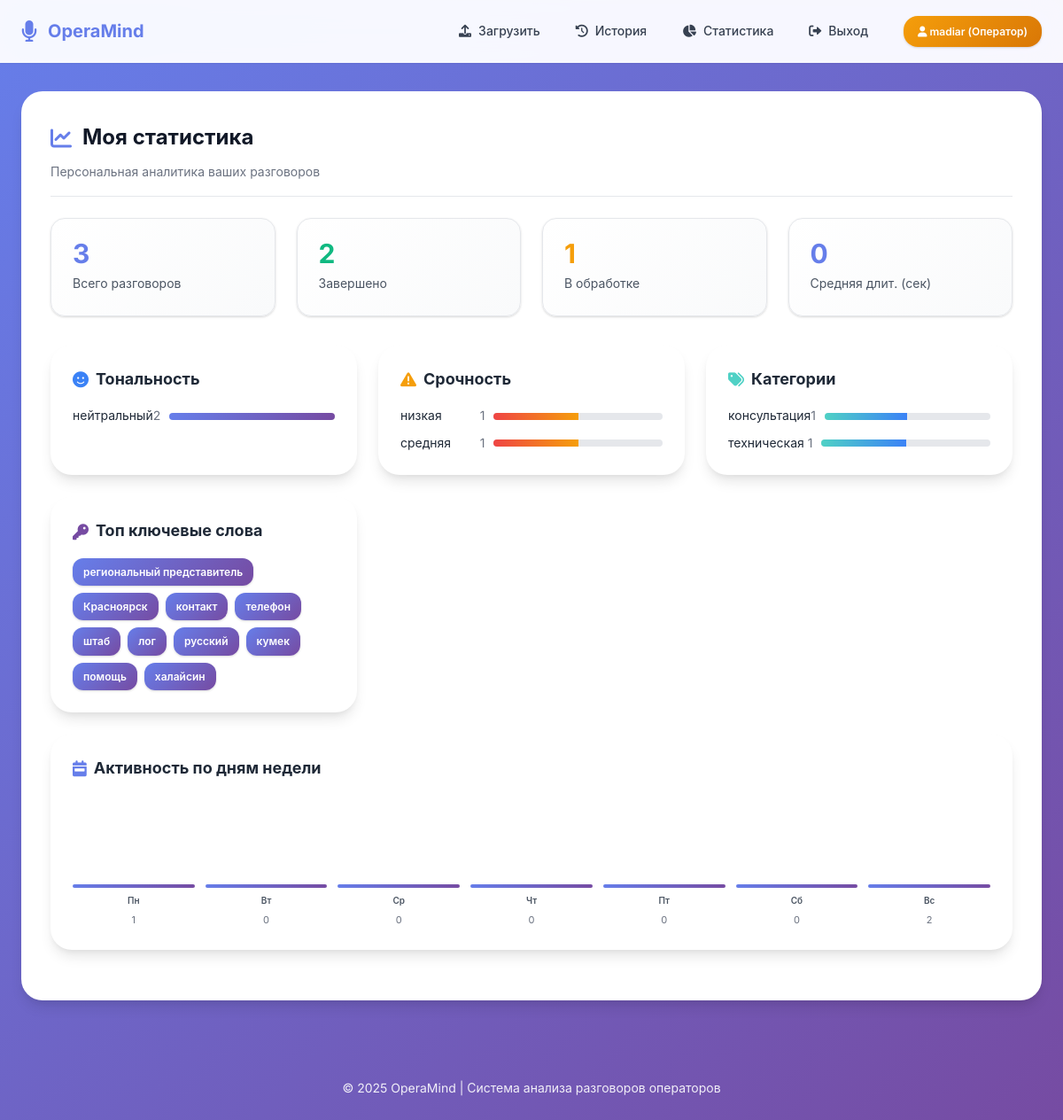
Screenshot of /stats (signed in) with the database file from the repository.
### models.py (models this page shows, shortened)
class User(UserMixin, db.Model):
    id = db.Column(db.Integer, primary_key=True)
    username = db.Column(db.String(80), unique=True, nullable=False)
    password_hash = db.Column(db.String(200), nullable=False)
    email = db.Column(db.String(120), unique=True, nullable=True)
    created_at = db.Column(db.DateTime, default=datetime.utcnow)
    last_login = db.Column(db.DateTime)
    is_active = db.Column(db.Boolean, default=True)
    role = db.Column(db.Enum(UserRole), default=UserRole.OPERATOR, nullable=False)
    is_admin = db.Column(db.Boolean, default=False)  # Обратная совместимость
    full_name = db.Column(db.String(200))
    department = db.Column(db.String(100))
    phone = db.Column(db.String(20))
    conversations = db.relationship('Conversation', backref='user', lazy=True, cascade='all, delete-orphan')
    @property
    def is_administrator(self):
        return self.role == UserRole.ADMIN or self.is_admin
    @property
    def is_operator(self):
        return self.role == UserRole.OPERATOR
    @property
    def role_display(self):
        role_names = {
            UserRole.USER: "Пользователь",
            UserRole.OPERATOR: "Оператор",
            UserRole.ADMIN: "Администратор"
        }
        return role_names.get(self.role, "Неизвестно")

class Analysis(db.Model):
    id = db.Column(db.Integer, primary_key=True)
    conversation_id = db.Column(db.Integer, db.ForeignKey('conversation.id'), nullable=False)
    transcript = db.Column(db.Text)
    topic = db.Column(db.String(100))
    category = db.Column(db.String(50))
    sentiment = db.Column(db.String(50))
    urgency = db.Column(db.String(50))
    keywords = db.Column(db.Text)  # JSON
    summary = db.Column(db.Text)
    detailed_analysis = db.Column(db.Text)  # Подробный анализ
    operator_quality = db.Column(db.String(50))  # Оценка работы оператора
    recommendations = db.Column(db.Text)  # Рекомендации
    quality_score = db.Column(db.Float)  # Общая оценка от 0 до 10
    response_time_rating = db.Column(db.String(20))  # Быстро/Средне/Медленно
    politeness_rating = db.Column(db.String(20))  # Вежливо/Нейтрально/Грубо
    problem_solved = db.Column(db.Boolean)  # Решена ли проблема клиента
    created_at = db.Column(db.DateTime, default=datetime.utcnow)

### app.py (the view)
@app.route('/stats')
@login_required
def user_stats():
    user_id = current_user.id
    total = Conversation.query.filter_by(user_id=user_id).count()
    completed = Conversation.query.filter_by(user_id=user_id, status='completed').count()
    errors = Conversation.query.filter_by(user_id=user_id, status='error').count()
    processing = total - completed - errors
    avg_duration = db.session.query(func.avg(Conversation.duration)).filter_by(user_id=user_id).scalar() or 0
    sentiments = db.session.query(Analysis.sentiment, func.count()).join(Conversation).filter(
        Conversation.user_id == user_id
    ).group_by(Analysis.sentiment).all()
    sentiment_stats = {s or 'неопределено': c for s, c in sentiments}
    urgencies = db.session.query(Analysis.urgency, func.count()).join(Conversation).filter(
        Conversation.user_id == user_id
    ).group_by(Analysis.urgency).all()
    urgency_stats = {u or 'неопределено': c for u, c in urgencies}
    categories = db.session.query(Analysis.category, func.count()).join(Conversation).filter(
        Conversation.user_id == user_id
    ).group_by(Analysis.category).all()
    category_stats = {c or 'неопределено': n for c, n in categories}
    kw_rows = db.session.query(Analysis.keywords).join(Conversation).filter(
        Conversation.user_id == user_id,
        Analysis.keywords.isnot(None)
    ).all()
    from collections import Counter
    all_keywords = []
    for kw_json, in kw_rows:
        try:
            all_keywords.extend(json.loads(kw_json))
        except:
            pass
    top_keywords = [w for w, _ in Counter(all_keywords).most_common(10)]
    from collections import defaultdict
    import calendar
    calls_by_weekday = defaultdict(int)
    convs = Conversation.query.filter_by(user_id=user_id).all()
    for conv in convs:
        wd = conv.upload_date.weekday()
        calls_by_weekday[wd] += 1
    weekday_labels = ['Пн', 'Вт', 'Ср', 'Чт', 'Пт', 'Сб', 'Вс']
    weekday_data = [calls_by_weekday.get(i, 0) for i in range(7)]
    return render_template('user_stats.html',
        total=total,
        completed=completed,
        errors=errors,
        processing=processing,
        avg_duration=avg_duration,
        sentiments=sentiment_stats,
        urgencies=urgency_stats,
        categories=category_stats,
        top_keywords=top_keywords,
        weekday_labels=weekday_labels,
        weekday_data=weekday_data
    )

### templates/user_stats.html (shortened to what this page needs)
{% extends 'base.html' %}
{% block content %}
<div class="card" style="animation:fadeInUp .4s ease;">
    <div class="card-header">
        <h2 class="card-title" style="display:flex;align-items:center;gap:var(--space-3);">
            <i class="fas fa-chart-line" style="color:var(--primary);"></i>
            Моя статистика
        </h2>
        <div class="card-subtitle">Персональная аналитика ваших разговоров</div>
    </div>
    <div class="admin-grid" style="margin-bottom:var(--space-8);">
        <div class="stat-card">
            <div class="stat-number">{{ total }}</div>
            <div class="stat-label">Всего разговоров</div>
        </div>
        <div class="stat-card">
            <div class="stat-number" style="color:var(--success);">{{ completed }}</div>
            <div class="stat-label">Завершено</div>
        </div>
        <div class="stat-card">
            <div class="stat-number" style="color:var(--warning);">{{ processing }}</div>
            <div class="stat-label">В обработке</div>
        </div>
        <div class="stat-card">
            <div class="stat-number">{{ avg_duration|round(1) }}</div>
            <div class="stat-label">Средняя длит. (сек)</div>
        </div>
    </div>
    <div style="display:grid;grid-template-columns:repeat(auto-fit,minmax(280px,1fr));gap:var(--space-6);">
        <div class="card" style="padding:var(--space-6);margin:0;">
            <h3 style="font-size:var(--font-size-lg);margin-bottom:var(--space-4);display:flex;align-items:center;gap:var(--space-2);">
                <i class="fas fa-smile" style="color:var(--info);"></i> Тональность
            </h3>
            {% if sentiments %}
            <div style="display:flex;flex-direction:column;gap:8px;">
                {% for k,v in sentiments.items() %}
                {% set total_sent = sentiments.values()|sum %}
                {% set perc = (v / total_sent * 100) if total_sent > 0 else 0 %}
                <div style="display:flex;align-items:center;gap:10px;">
                    <div style="flex:1;display:flex;justify-content:space-between;font-size:var(--font-size-sm);">
                        <span>{{ k }}</span><span style="color:var(--gray-500);">{{ v }}</span>
                    </div>
                    <div style="flex:2;height:8px;background:var(--gray-200);border-radius:4px;overflow:hidden;">
                        <div style="height:100%;width:{{ perc|round(1) }}%;background:linear-gradient(90deg,var(--primary),var(--secondary));"></div>
                    </div>
                </div>
                {% endfor %}
            </div>
            {% else %}
            <div style="color:var(--gray-400);font-size:var(--font-size-sm);">Нет данных</div>
            {% endif %}
        </div>
        <div class="card" style="padding:var(--space-6);margin:0;">
            <h3 style="font-size:var(--font-size-lg);margin-bottom:var(--space-4);display:flex;align-items:center;gap:var(--space-2);">
                <i class="fas fa-exclamation-triangle" style="color:var(--warning);"></i> Срочность
            </h3>
            {% if urgencies %}
            <div style="display:flex;flex-direction:column;gap:8px;">
                {% for k,v in urgencies.items() %}
                {% set total_urg = urgencies.values()|sum %}
                {% set perc = (v / total_urg * 100) if total_urg > 0 else 0 %}
                <div style="display:flex;align-items:center;gap:10px;">
                    <div style="flex:1;display:flex;justify-content:space-between;font-size:var(--font-size-sm);">
                        <span>{{ k }}</span><span style="color:var(--gray-500);">{{ v }}</span>
                    </div>
                    <div style="flex:2;height:8px;background:var(--gray-200);border-radius:4px;overflow:hidden;">
                        <div style="height:100%;width:{{ perc|round(1) }}%;background:linear-gradient(90deg,var(--error),var(--warning));"></div>
                    </div>
                </div>
                {% endfor %}
            </div>
            {% else %}
            <div style="color:var(--gray-400);font-size:var(--font-size-sm);">Нет данных</div>
            {% endif %}
        </div>
        <div class="card" style="padding:var(--space-6);margin:0;">
            <h3 style="font-size:var(--font-size-lg);margin-bottom:var(--space-4);display:flex;align-items:center;gap:var(--space-2);">
                <i class="fas fa-tags" style="color:var(--accent);"></i> Категории
            </h3>
            {% if categories %}
            <div style="display:flex;flex-direction:column;gap:8px;">
                {% for k,v in categories.items() %}
                {% set total_cat = categories.values()|sum %}
                {% set perc = (v / total_cat * 100) if total_cat > 0 else 0 %}
                <div style="display:flex;align-items:center;gap:10px;">
                    <div style="flex:1;display:flex;justify-content:space-between;font-size:var(--font-size-sm);">
                        <span>{{ k }}</span><span style="color:var(--gray-500);">{{ v }}</span>
                    </div>
                    <div style="flex:2;height:8px;background:var(--gray-200);border-radius:4px;overflow:hidden;">
                        <div style="height:100%;width:{{ perc|round(1) }}%;background:linear-gradient(90deg,var(--accent),var(--info));"></div>
                    </div>
                </div>
                {% endfor %}
            </div>
            {% else %}
            <div style="color:var(--gray-400);font-size:var(--font-size-sm);">Нет данных</div>
            {% endif %}
        </div>
        <div class="card" style="padding:var(--space-6);margin:0;">
            <h3 style="font-size:var(--font-size-lg);margin-bottom:var(--space-4);display:flex;align-items:center;gap:var(--space-2);">
                <i class="fas fa-key" style="color:var(--secondary);"></i> Топ ключевые слова
            </h3>
            {% if top_keywords %}
            <div style="display:flex;flex-wrap:wrap;gap:8px;">
                {% for kw in top_keywords %}
                <span style="background:linear-gradient(135deg,var(--primary),var(--secondary));color:var(--white);padding:6px 12px;border-radius:var(--radius-md);font-size:var(--font-size-xs);font-weight:600;box-shadow:var(--shadow);">{{ kw }}</span>
                {% endfor %}
            </div>
            {% else %}
            <div style="color:var(--gray-400);font-size:var(--font-size-sm);">Нет данных</div>
            {% endif %}
        </div>
    </div>
    <div class="card" style="margin-top:var(--space-6);padding:var(--space-6);">
        <h3 style="font-size:var(--font-size-lg);margin-bottom:var(--space-4);display:flex;align-items:center;gap:var(--space-2);">
            <i class="fas fa-calendar-week" style="color:var(--primary);"></i> Активность по дням недели
        </h3>
        <div style="display:flex;align-items:flex-end;gap:12px;height:150px;">
            {% set max_val = weekday_data|max if weekday_data else 1 %}
            {% for i in range(7) %}
            {% set val = weekday_data[i] %}
            {% set height = ((val / max_val) * 100) if max_val > 0 else 0 %}
            <div style="flex:1;display:flex;flex-direction:column;align-items:center;justify-content:flex-end;gap:6px;">
                <div style="width:100%;background:linear-gradient(135deg,var(--primary),var(--secondary));border-radius:4px;height:{{ height }}%;min-height:4px;transition:height .3s;"></div>
                <div style="font-size:10px;color:var(--gray-600);font-weight:600;">{{ weekday_labels[i] }}</div>
                <div style="font-size:11px;color:var(--gray-500);">{{ val }}</div>
            </div>
            {% endfor %}
        </div>
    </div>
</div>
{% endblock %}

### templates/base.html (shortened to what this page needs)
<!DOCTYPE html>
<html lang="ru">
<head>
    <link href="https://cdnjs.cloudflare.com/ajax/libs/font-awesome/6.0.0/css/all.min.css" rel="stylesheet">
</head>
<body>
    <nav class="navbar">
        <div class="container">
            <a href="{{ url_for('index') }}" class="logo">
                <i class="fas fa-microphone"></i>
                <span>OperaMind</span>
            </a>
            {% if current_user.is_authenticated %}
            <nav>
                <a href="{{ url_for('index') }}">
                    <i class="fas fa-upload"></i>
                    Загрузить
                </a>
                <a href="{{ url_for('history') }}">
                    <i class="fas fa-history"></i>
                    История
                </a>
                {% if not current_user.is_administrator %}
                <a href="{{ url_for('user_stats') }}">
                    <i class="fas fa-chart-pie"></i>
                    Статистика
                </a>
                {% endif %}
                <a href="{{ url_for('logout') }}">
                    <i class="fas fa-sign-out-alt"></i>
                    Выход
                </a>
                <span class="user-badge {% if current_user.is_administrator %}role-admin{% elif current_user.is_operator %}role-operator{% else %}role-user{% endif %}">
                    <i class="fas fa-user"></i>
                    {{ current_user.username }}
                    ({{ current_user.role_display }})
                </span>
            </nav>
            {% endif %}
        </div>
    </nav>
    <div class="container">
        {% block content %}{% endblock %}
    </div>
    <footer>
        <p>&copy; 2025 OperaMind | Система анализа разговоров операторов</p>
    </footer>
</body>
</html>

### rows the page displays
User: username "madiar", role_display "Оператор"
Analysis: sentiment "нейтральный", v "2", {{ perc|round(1) }} 100.0 (drawn), urgency "средняя", v "1", {{ perc|round(1) }} 50.0 (drawn), category "техническая"
Analysis: urgency "низкая", v "1", {{ perc|round(1) }} 50.0 (drawn), category "консультация"

### other values shown
{{ total }} "3"
{{ completed }} "2"
{{ processing }} "1"
{{ avg_duration|round(1) }} "0"
{{ kw }} "региональный представитель" "Красноярск" "контакт" "телефон" "штаб" "лог" "русский" "кумек" "помощь" "халайсин"
{{ weekday_labels[i] }} "Пн" "Вт" "Ср" "Чт" "Пт" "Сб" "Вс"
{{ val }} "1" "0" "0" "0" "0" "0" "2"
